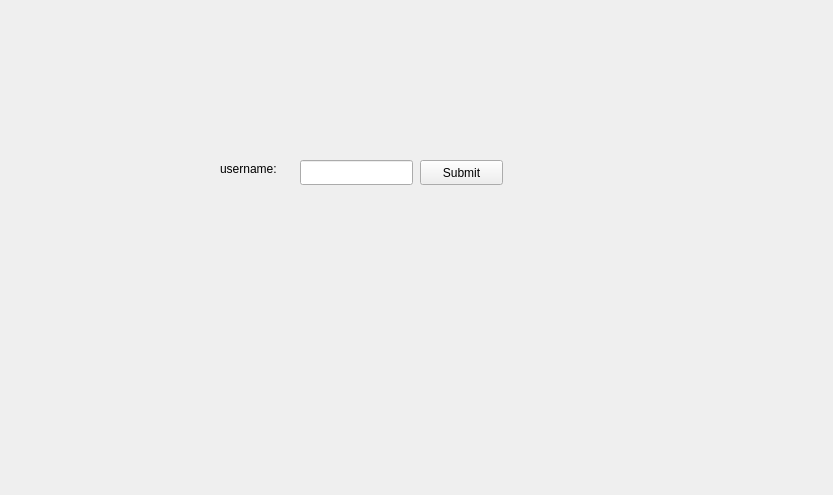
<?xml version="1.0" encoding="UTF-8"?>
<ui version="4.0">
 <class>Form</class>
 <widget class="QWidget" name="Form">
  <property name="geometry">
   <rect>
    <x>0</x>
    <y>0</y>
    <width>833</width>
    <height>495</height>
   </rect>
  </property>
  <property name="windowTitle">
   <string>Form</string>
  </property>
  <widget class="QPushButton" name="pushButton">
   <property name="geometry">
    <rect>
     <x>420</x>
     <y>160</y>
     <width>83</width>
     <height>25</height>
    </rect>
   </property>
   <property name="text">
    <string>Submit</string>
   </property>
  </widget>
  <widget class="QLabel" name="label">
   <property name="geometry">
    <rect>
     <x>220</x>
     <y>160</y>
     <width>91</width>
     <height>17</height>
    </rect>
   </property>
   <property name="text">
    <string>username:</string>
   </property>
  </widget>
  <widget class="QLineEdit" name="userLogin">
   <property name="geometry">
    <rect>
     <x>300</x>
     <y>160</y>
     <width>113</width>
     <height>25</height>
    </rect>
   </property>
  </widget>
 </widget>
 <resources/>
 <connections/>
</ui>
